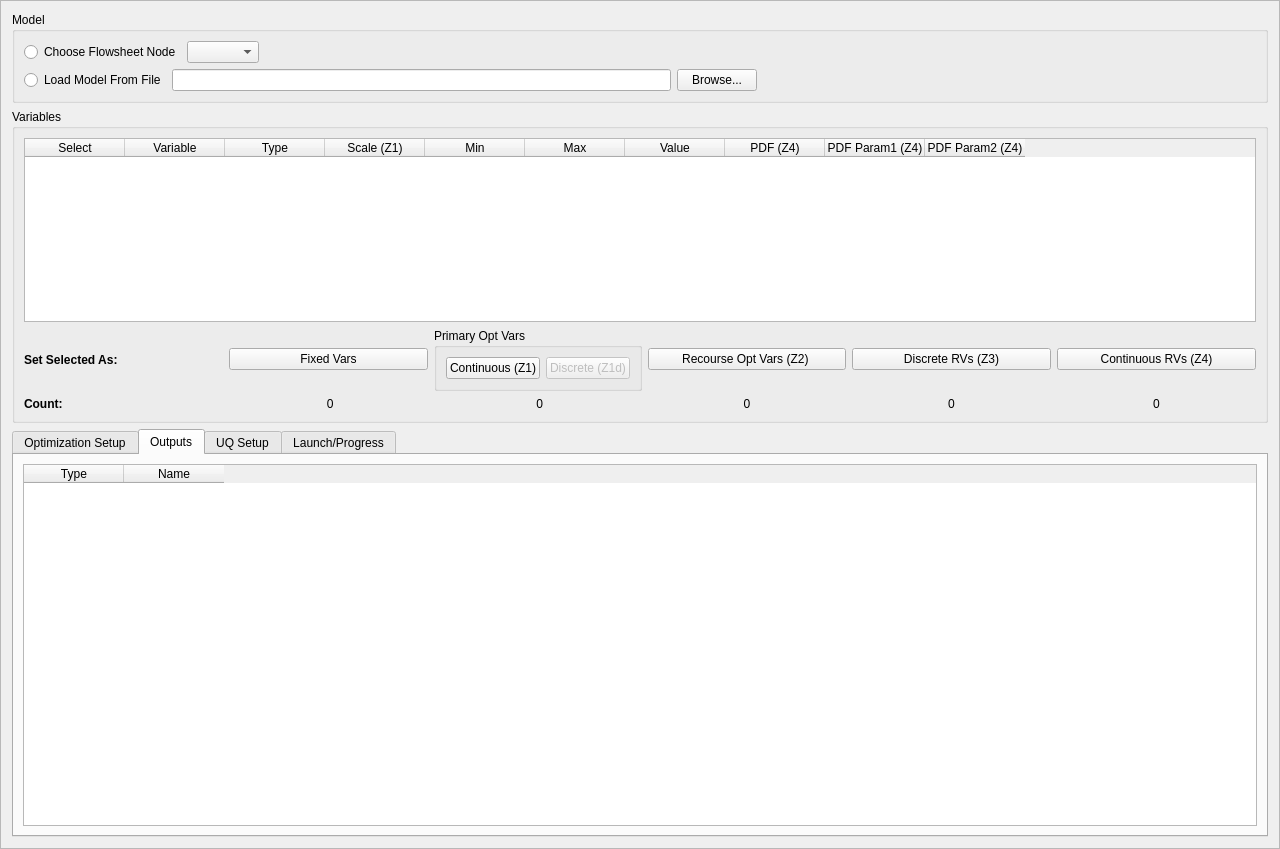
<?xml version="1.0" encoding="UTF-8"?>
<ui version="4.0">
 <class>ouuSetupFrame</class>
 <widget class="QFrame" name="ouuSetupFrame">
  <property name="geometry">
   <rect>
    <x>0</x>
    <y>0</y>
    <width>1280</width>
    <height>849</height>
   </rect>
  </property>
  <property name="windowTitle">
   <string>Frame</string>
  </property>
  <property name="frameShape">
   <enum>QFrame::StyledPanel</enum>
  </property>
  <property name="frameShadow">
   <enum>QFrame::Raised</enum>
  </property>
  <layout class="QGridLayout" name="gridLayout_13">
   <item row="0" column="0">
    <widget class="QGroupBox" name="groupBox_6">
     <property name="title">
      <string>Model</string>
     </property>
     <layout class="QGridLayout" name="gridLayout_12">
      <item row="0" column="0">
       <layout class="QHBoxLayout" name="horizontalLayout_12">
        <item>
         <widget class="QRadioButton" name="node_radio">
          <property name="toolTip">
           <string>Choose this option if your simulation model
is a node in the flowsheet.</string>
          </property>
          <property name="text">
           <string>Choose Flowsheet Node</string>
          </property>
         </widget>
        </item>
        <item>
         <widget class="QComboBox" name="node_combo"/>
        </item>
        <item>
         <spacer name="horizontalSpacer_8">
          <property name="orientation">
           <enum>Qt::Horizontal</enum>
          </property>
          <property name="sizeHint" stdset="0">
           <size>
            <width>40</width>
            <height>20</height>
           </size>
          </property>
         </spacer>
        </item>
       </layout>
      </item>
      <item row="1" column="0">
       <layout class="QHBoxLayout" name="horizontalLayout_13">
        <item>
         <widget class="QRadioButton" name="modelFile_radio">
          <property name="toolTip">
           <string>Choose this option if you have a PSUADE file
and the model is specified as a “driver” within.</string>
          </property>
          <property name="text">
           <string>Load Model From File</string>
          </property>
         </widget>
        </item>
        <item>
         <widget class="QLineEdit" name="modelFile_edit">
          <property name="readOnly">
           <bool>true</bool>
          </property>
         </widget>
        </item>
        <item>
         <widget class="QPushButton" name="modelFileBrowse_button">
          <property name="text">
           <string>Browse...</string>
          </property>
         </widget>
        </item>
        <item>
         <spacer name="horizontalSpacer_9">
          <property name="orientation">
           <enum>Qt::Horizontal</enum>
          </property>
          <property name="sizeHint" stdset="0">
           <size>
            <width>40</width>
            <height>20</height>
           </size>
          </property>
         </spacer>
        </item>
       </layout>
      </item>
     </layout>
    </widget>
   </item>
   <item row="1" column="0">
    <widget class="QGroupBox" name="groupBox_5">
     <property name="title">
      <string>Variables</string>
     </property>
     <layout class="QGridLayout" name="gridLayout_9">
      <item row="0" column="0">
       <widget class="OUUInputsTable" name="input_table">
        <property name="minimumSize">
         <size>
          <width>0</width>
          <height>150</height>
         </size>
        </property>
        <property name="toolTip">
         <string>Designate input type:
Fixed for deterministic inputs
Z1 for primary optimization inputs
Z2 for recourse optimization inputs
Z3 for discrete UQ inputs (characterized by scenarios)
Z4 for continuous UQ inputs (characterized by PDFs)</string>
        </property>
        <column>
         <property name="text">
          <string>Select</string>
         </property>
        </column>
        <column>
         <property name="text">
          <string>Variable</string>
         </property>
        </column>
        <column>
         <property name="text">
          <string>Type</string>
         </property>
        </column>
        <column>
         <property name="text">
          <string>Scale (Z1)</string>
         </property>
        </column>
        <column>
         <property name="text">
          <string>Min</string>
         </property>
        </column>
        <column>
         <property name="text">
          <string>Max</string>
         </property>
        </column>
        <column>
         <property name="text">
          <string>Value</string>
         </property>
        </column>
        <column>
         <property name="text">
          <string>PDF (Z4)</string>
         </property>
        </column>
        <column>
         <property name="text">
          <string>PDF Param1 (Z4)</string>
         </property>
        </column>
        <column>
         <property name="text">
          <string>PDF Param2 (Z4)</string>
         </property>
        </column>
       </widget>
      </item>
      <item row="1" column="0">
       <layout class="QGridLayout" name="gridLayout_7">
        <item row="0" column="0">
         <widget class="QLabel" name="label">
          <property name="font">
           <font>
            <weight>75</weight>
            <bold>true</bold>
           </font>
          </property>
          <property name="text">
           <string>Set Selected As:</string>
          </property>
         </widget>
        </item>
        <item row="0" column="1">
         <widget class="QPushButton" name="setFixed_button">
          <property name="text">
           <string>Fixed Vars</string>
          </property>
         </widget>
        </item>
        <item row="0" column="2">
         <layout class="QHBoxLayout" name="horizontalLayout_8">
          <item>
           <widget class="QGroupBox" name="groupBox">
            <property name="title">
             <string>Primary Opt Vars</string>
            </property>
            <layout class="QGridLayout" name="gridLayout_11">
             <item row="0" column="0">
              <widget class="QPushButton" name="setX1_button">
               <property name="text">
                <string>Continuous (Z1)</string>
               </property>
              </widget>
             </item>
             <item row="0" column="1">
              <widget class="QPushButton" name="setX1d_button">
               <property name="enabled">
                <bool>false</bool>
               </property>
               <property name="text">
                <string>Discrete (Z1d)</string>
               </property>
              </widget>
             </item>
            </layout>
           </widget>
          </item>
         </layout>
        </item>
        <item row="0" column="3">
         <widget class="QPushButton" name="setX2_button">
          <property name="text">
           <string>Recourse Opt Vars (Z2) </string>
          </property>
         </widget>
        </item>
        <item row="0" column="4">
         <widget class="QPushButton" name="setX3_button">
          <property name="text">
           <string>Discrete RVs (Z3)</string>
          </property>
         </widget>
        </item>
        <item row="0" column="5">
         <widget class="QPushButton" name="setX4_button">
          <property name="text">
           <string>Continuous RVs (Z4)</string>
          </property>
         </widget>
        </item>
        <item row="1" column="0">
         <widget class="QLabel" name="label_2">
          <property name="font">
           <font>
            <weight>75</weight>
            <bold>true</bold>
           </font>
          </property>
          <property name="text">
           <string>Count:</string>
          </property>
         </widget>
        </item>
        <item row="1" column="1">
         <widget class="QLabel" name="fixedCount_static">
          <property name="text">
           <string> 0</string>
          </property>
          <property name="alignment">
           <set>Qt::AlignCenter</set>
          </property>
         </widget>
        </item>
        <item row="1" column="2">
         <widget class="QLabel" name="x1Count_static">
          <property name="text">
           <string> 0</string>
          </property>
          <property name="alignment">
           <set>Qt::AlignCenter</set>
          </property>
         </widget>
        </item>
        <item row="1" column="3">
         <widget class="QLabel" name="x2Count_static">
          <property name="text">
           <string>0</string>
          </property>
          <property name="alignment">
           <set>Qt::AlignCenter</set>
          </property>
         </widget>
        </item>
        <item row="1" column="4">
         <widget class="QLabel" name="x3Count_static">
          <property name="text">
           <string>0</string>
          </property>
          <property name="alignment">
           <set>Qt::AlignCenter</set>
          </property>
         </widget>
        </item>
        <item row="1" column="5">
         <widget class="QLabel" name="x4Count_static">
          <property name="text">
           <string>0</string>
          </property>
          <property name="alignment">
           <set>Qt::AlignCenter</set>
          </property>
         </widget>
        </item>
       </layout>
      </item>
     </layout>
     <zorder>input_table</zorder>
     <zorder></zorder>
    </widget>
   </item>
   <item row="2" column="0">
    <widget class="QTabWidget" name="tabs">
     <property name="currentIndex">
      <number>1</number>
     </property>
     <widget class="QWidget" name="tab_3">
      <attribute name="title">
       <string>Optimization Setup</string>
      </attribute>
      <layout class="QGridLayout" name="gridLayout_2">
       <item row="1" column="0">
        <widget class="QGroupBox" name="groupBox_2">
         <property name="title">
          <string>Optimization Solver</string>
         </property>
         <layout class="QGridLayout" name="gridLayout_3">
          <item row="0" column="1">
           <layout class="QHBoxLayout" name="horizontalLayout_7">
            <item>
             <widget class="QLabel" name="secondarySolver_label">
              <property name="text">
               <string>Inner Solver</string>
              </property>
             </widget>
            </item>
            <item>
             <widget class="QComboBox" name="secondarySolver_combo">
              <property name="toolTip">
               <string>The inner solver computes the optimal values
for the recourse optimization inputs (Z2).
The model can be used as a simulator or an optimizer.
As a simulator, BOBYQA will be used for optimization.
As an optimizer, the model itself will compute the optimal values.</string>
              </property>
              <item>
               <property name="text">
                <string>Use model as optimizer: min_Z2 G(Z1,Z2,Z3,Z4)</string>
               </property>
              </item>
              <item>
               <property name="text">
                <string>Use model as simulator: G(Z1,Z2,Z3,Z4)</string>
               </property>
              </item>
             </widget>
            </item>
           </layout>
          </item>
          <item row="0" column="0">
           <layout class="QHBoxLayout" name="horizontalLayout_6">
            <item>
             <widget class="QLabel" name="primarySolver_label">
              <property name="text">
               <string>Outer Solver</string>
              </property>
             </widget>
            </item>
            <item>
             <widget class="QComboBox" name="primarySolver_combo">
              <property name="toolTip">
               <string>The outer solver computes the optimal values
for the primary optimization inputs (Z1).</string>
              </property>
              <item>
               <property name="text">
                <string>BOBYQA</string>
               </property>
              </item>
              <item>
               <property name="text">
                <string>NEWUOA</string>
               </property>
              </item>
             </widget>
            </item>
           </layout>
          </item>
          <item row="0" column="2">
           <spacer name="horizontalSpacer">
            <property name="orientation">
             <enum>Qt::Horizontal</enum>
            </property>
            <property name="sizeHint" stdset="0">
             <size>
              <width>40</width>
              <height>20</height>
             </size>
            </property>
           </spacer>
          </item>
         </layout>
        </widget>
       </item>
       <item row="2" column="0">
        <spacer name="verticalSpacer_5">
         <property name="orientation">
          <enum>Qt::Vertical</enum>
         </property>
         <property name="sizeHint" stdset="0">
          <size>
           <width>20</width>
           <height>40</height>
          </size>
         </property>
        </spacer>
       </item>
       <item row="0" column="0">
        <widget class="QGroupBox" name="groupBox_4">
         <property name="title">
          <string>Objective Function for Optimization Under Uncertainty (OUU)</string>
         </property>
         <layout class="QGridLayout" name="gridLayout">
          <item row="0" column="0">
           <widget class="QLabel" name="G_label">
            <property name="font">
             <font>
              <pointsize>10</pointsize>
              <weight>75</weight>
              <bold>true</bold>
             </font>
            </property>
            <property name="text">
             <string>G(Z1,Z2,Z3,Z4) is the simulation driver in the model.</string>
            </property>
           </widget>
          </item>
          <item row="0" column="1" colspan="3">
           <layout class="QHBoxLayout" name="horizontalLayout_3">
            <item>
             <widget class="QLabel" name="output_label">
              <property name="text">
               <string>Output for OUU</string>
              </property>
              <property name="alignment">
               <set>Qt::AlignRight|Qt::AlignTrailing|Qt::AlignVCenter</set>
              </property>
             </widget>
            </item>
            <item>
             <widget class="QComboBox" name="output_combo">
              <property name="minimumSize">
               <size>
                <width>125</width>
                <height>0</height>
               </size>
              </property>
             </widget>
            </item>
           </layout>
          </item>
          <item row="0" column="4" colspan="3">
           <spacer name="horizontalSpacer_7">
            <property name="orientation">
             <enum>Qt::Horizontal</enum>
            </property>
            <property name="sizeHint" stdset="0">
             <size>
              <width>319</width>
              <height>20</height>
             </size>
            </property>
           </spacer>
          </item>
          <item row="1" column="0">
           <widget class="QRadioButton" name="mean_radio">
            <property name="toolTip">
             <string>In the presence of UQ inputs, the objective function G
needs to be modified to take uncertainty into account.
Choose the one that fits your analysis.</string>
            </property>
            <property name="text">
             <string>Mean of G(Z1,Z2,Z3,Z4) with respect to Z3 and Z4</string>
            </property>
           </widget>
          </item>
          <item row="2" column="0">
           <widget class="QRadioButton" name="meanWithBeta_radio">
            <property name="toolTip">
             <string>In the presence of UQ inputs, the objective function G
needs to be modified to take uncertainty into account.
Choose the one that fits your analysis.</string>
            </property>
            <property name="text">
             <string>Mean of G(Z1,Z2,Z3,Z4) + beta*std(G(Z1,Z2,Z3,Z4))</string>
            </property>
           </widget>
          </item>
          <item row="2" column="2">
           <widget class="QLabel" name="alpha_static">
            <property name="text">
             <string>beta</string>
            </property>
            <property name="alignment">
             <set>Qt::AlignRight|Qt::AlignTrailing|Qt::AlignVCenter</set>
            </property>
           </widget>
          </item>
          <item row="2" column="3" colspan="2">
           <widget class="QDoubleSpinBox" name="betaDoubleSpin">
            <property name="decimals">
             <number>4</number>
            </property>
            <property name="minimum">
             <double>-1000.000000000000000</double>
            </property>
            <property name="maximum">
             <double>1000.000000000000000</double>
            </property>
            <property name="singleStep">
             <double>0.100000000000000</double>
            </property>
           </widget>
          </item>
          <item row="2" column="6">
           <spacer name="horizontalSpacer_4">
            <property name="orientation">
             <enum>Qt::Horizontal</enum>
            </property>
            <property name="sizeHint" stdset="0">
             <size>
              <width>312</width>
              <height>20</height>
             </size>
            </property>
           </spacer>
          </item>
          <item row="3" column="0" colspan="2">
           <widget class="QRadioButton" name="alpha_radio">
            <property name="toolTip">
             <string>In the presence of UQ inputs, the objective function G
needs to be modified to take uncertainty into account.
Choose the one that fits your analysis.</string>
            </property>
            <property name="text">
             <string>G(Z1,Z2,Z3*,Z4*) s.t. P(G(Z1,Z2,Z3,Z4) &gt; G(Z1,Z2,Z3*,Z4*)) = 1 - alpha</string>
            </property>
           </widget>
          </item>
          <item row="3" column="2">
           <widget class="QLabel" name="epsilon_static">
            <property name="text">
             <string>alpha</string>
            </property>
            <property name="alignment">
             <set>Qt::AlignRight|Qt::AlignTrailing|Qt::AlignVCenter</set>
            </property>
           </widget>
          </item>
          <item row="3" column="3" colspan="2">
           <widget class="QDoubleSpinBox" name="alphaDoubleSpin">
            <property name="decimals">
             <number>4</number>
            </property>
            <property name="minimum">
             <double>0.500000000000000</double>
            </property>
            <property name="maximum">
             <double>1.000000000000000</double>
            </property>
            <property name="singleStep">
             <double>0.010000000000000</double>
            </property>
           </widget>
          </item>
          <item row="3" column="6">
           <spacer name="horizontalSpacer_12">
            <property name="orientation">
             <enum>Qt::Horizontal</enum>
            </property>
            <property name="sizeHint" stdset="0">
             <size>
              <width>312</width>
              <height>20</height>
             </size>
            </property>
           </spacer>
          </item>
          <item row="3" column="5">
           <widget class="QLabel" name="label_3">
            <property name="text">
             <string>e.g. 90% probability P90: alpha = 0.9</string>
            </property>
           </widget>
          </item>
         </layout>
        </widget>
       </item>
      </layout>
     </widget>
     <widget class="QWidget" name="tab_4">
      <attribute name="title">
       <string>Outputs</string>
      </attribute>
      <layout class="QGridLayout" name="gridLayout_14">
       <item row="0" column="0">
        <widget class="QTableWidget" name="outputs_table">
         <column>
          <property name="text">
           <string>Type</string>
          </property>
         </column>
         <column>
          <property name="text">
           <string>Name</string>
          </property>
         </column>
        </widget>
       </item>
      </layout>
     </widget>
     <widget class="QWidget" name="uqTab">
      <attribute name="title">
       <string>UQ Setup</string>
      </attribute>
      <layout class="QGridLayout" name="gridLayout_8">
       <item row="0" column="0">
        <widget class="QGroupBox" name="z3_group">
         <property name="title">
          <string> Discrete Random Variables (Z3)</string>
         </property>
         <layout class="QGridLayout" name="gridLayout_6">
          <item row="0" column="0">
           <layout class="QHBoxLayout" name="horizontalLayout_4">
            <item>
             <widget class="QLabel" name="label_11">
              <property name="text">
               <string>Load existing sample for Z3</string>
              </property>
             </widget>
            </item>
            <item>
             <widget class="QPushButton" name="x3FileBrowse_button">
              <property name="text">
               <string>Browse...</string>
              </property>
             </widget>
            </item>
            <item>
             <spacer name="horizontalSpacer_3">
              <property name="orientation">
               <enum>Qt::Horizontal</enum>
              </property>
              <property name="sizeHint" stdset="0">
               <size>
                <width>40</width>
                <height>20</height>
               </size>
              </property>
             </spacer>
            </item>
           </layout>
          </item>
          <item row="0" column="1" rowspan="2">
           <widget class="QTableWidget" name="z3_table">
            <property name="minimumSize">
             <size>
              <width>0</width>
              <height>100</height>
             </size>
            </property>
           </widget>
          </item>
          <item row="1" column="0">
           <layout class="QHBoxLayout" name="horizontalLayout_5">
            <item>
             <widget class="QCheckBox" name="compressSamples_chk">
              <property name="text">
               <string>Compress number of samples</string>
              </property>
             </widget>
            </item>
            <item>
             <widget class="QPushButton" name="calcScenarios_button">
              <property name="text">
               <string>Calculate candidate sample sizes</string>
              </property>
             </widget>
            </item>
            <item>
             <widget class="QLabel" name="scenarioSelect_static">
              <property name="text">
               <string>Select number of samples:</string>
              </property>
             </widget>
            </item>
            <item>
             <widget class="QComboBox" name="scenarioSelect_combo"/>
            </item>
           </layout>
          </item>
         </layout>
        </widget>
       </item>
       <item row="2" column="0">
        <spacer name="verticalSpacer_4">
         <property name="orientation">
          <enum>Qt::Vertical</enum>
         </property>
         <property name="sizeHint" stdset="0">
          <size>
           <width>20</width>
           <height>40</height>
          </size>
         </property>
        </spacer>
       </item>
       <item row="1" column="0">
        <widget class="QGroupBox" name="z4_group">
         <property name="minimumSize">
          <size>
           <width>0</width>
           <height>0</height>
          </size>
         </property>
         <property name="maximumSize">
          <size>
           <width>16777215</width>
           <height>180</height>
          </size>
         </property>
         <property name="title">
          <string>Continuous Random Variables (Z4)</string>
         </property>
         <layout class="QGridLayout" name="gridLayout_5">
          <item row="0" column="0">
           <layout class="QVBoxLayout" name="verticalLayout">
            <item>
             <widget class="QRadioButton" name="z4NewSample_radio">
              <property name="toolTip">
               <string>If your model has continuous UQ inputs, you can
(1) generate a new ensemble, or 
(2) load an existing ensemble.</string>
              </property>
              <property name="text">
               <string>Generate new sample for Z4</string>
              </property>
             </widget>
            </item>
            <item>
             <spacer name="verticalSpacer">
              <property name="orientation">
               <enum>Qt::Vertical</enum>
              </property>
              <property name="sizeHint" stdset="0">
               <size>
                <width>20</width>
                <height>28</height>
               </size>
              </property>
             </spacer>
            </item>
           </layout>
          </item>
          <item row="0" column="1">
           <layout class="QGridLayout" name="gridLayout_4">
            <item row="0" column="0">
             <widget class="QLabel" name="x4SampleScheme_label">
              <property name="text">
               <string>Sample Scheme</string>
              </property>
             </widget>
            </item>
            <item row="0" column="1">
             <widget class="QComboBox" name="x4SampleScheme_combo">
              <item>
               <property name="text">
                <string>LHS</string>
               </property>
              </item>
              <item>
               <property name="text">
                <string>Factorial</string>
               </property>
              </item>
             </widget>
            </item>
            <item row="1" column="0">
             <widget class="QLabel" name="x4SampleSize_label">
              <property name="text">
               <string>Sample Size</string>
              </property>
             </widget>
            </item>
            <item row="1" column="1">
             <widget class="QSpinBox" name="x4SampleSize_spin">
              <property name="maximum">
               <number>1000</number>
              </property>
             </widget>
            </item>
           </layout>
          </item>
          <item row="0" column="3" rowspan="3">
           <widget class="QTableWidget" name="z4_table">
            <property name="minimumSize">
             <size>
              <width>400</width>
              <height>0</height>
             </size>
            </property>
            <property name="maximumSize">
             <size>
              <width>16777215</width>
              <height>500</height>
             </size>
            </property>
           </widget>
          </item>
          <item row="1" column="0" colspan="3">
           <layout class="QHBoxLayout" name="horizontalLayout">
            <item>
             <widget class="QRadioButton" name="z4LoadSample_radio">
              <property name="toolTip">
               <string>If your model has continuous UQ inputs, you can
(1) generate a new ensemble, or 
(2) load an existing ensemble.</string>
              </property>
              <property name="text">
               <string>Load existing sample for Z4</string>
              </property>
             </widget>
            </item>
            <item>
             <widget class="QPushButton" name="x4FileBrowse_button">
              <property name="text">
               <string>Browse...</string>
              </property>
             </widget>
            </item>
           </layout>
          </item>
          <item row="2" column="0">
           <widget class="QCheckBox" name="x4RSMethod_check">
            <property name="toolTip">
             <string>If your Z4 ensemble is small and/or the input-to-output
mapping can be approximated by a smooth function, 
you can choose to use some or all of the points in your
ensemble to train a response surface. The trained
response surface will be used to evaluate the OUU
objective function more accurately.</string>
            </property>
            <property name="text">
             <string>Use Response Surface</string>
            </property>
           </widget>
          </item>
          <item row="2" column="1" colspan="2">
           <layout class="QHBoxLayout" name="horizontalLayout_2">
            <item>
             <widget class="QLabel" name="z4SubsetSize_label">
              <property name="text">
               <string>Response Surface Sample Size</string>
              </property>
             </widget>
            </item>
            <item>
             <widget class="QSpinBox" name="z4SubsetSize_spin">
              <property name="maximum">
               <number>10000000</number>
              </property>
             </widget>
            </item>
           </layout>
          </item>
         </layout>
        </widget>
       </item>
      </layout>
     </widget>
     <widget class="QWidget" name="tab_2">
      <attribute name="title">
       <string>Launch/Progress</string>
      </attribute>
      <layout class="QGridLayout" name="gridLayout_10">
       <item row="0" column="0">
        <spacer name="horizontalSpacer_5">
         <property name="orientation">
          <enum>Qt::Horizontal</enum>
         </property>
         <property name="sizeHint" stdset="0">
          <size>
           <width>406</width>
           <height>20</height>
          </size>
         </property>
        </spacer>
       </item>
       <item row="0" column="1">
        <widget class="QPushButton" name="run_button">
         <property name="toolTip">
          <string>Click to start OUU.
Progress will be shown below. </string>
         </property>
         <property name="text">
          <string>Run OUU</string>
         </property>
        </widget>
       </item>
       <item row="0" column="2">
        <spacer name="horizontalSpacer_6">
         <property name="orientation">
          <enum>Qt::Horizontal</enum>
         </property>
         <property name="sizeHint" stdset="0">
          <size>
           <width>405</width>
           <height>20</height>
          </size>
         </property>
        </spacer>
       </item>
       <item row="1" column="0" colspan="2">
        <widget class="QGroupBox" name="summary_group">
         <property name="title">
          <string>Best So Far</string>
         </property>
         <layout class="QGridLayout" name="gridLayout_17">
          <item row="0" column="0">
           <widget class="QTableWidget" name="bestValue_table">
            <attribute name="horizontalHeaderVisible">
             <bool>false</bool>
            </attribute>
            <row>
             <property name="text">
              <string>Iteration</string>
             </property>
            </row>
            <row>
             <property name="text">
              <string>Objective</string>
             </property>
            </row>
           </widget>
          </item>
         </layout>
        </widget>
       </item>
       <item row="1" column="2">
        <widget class="QGroupBox" name="progress_group">
         <property name="title">
          <string>Progress</string>
         </property>
         <layout class="QGridLayout" name="gridLayout_15">
          <item row="0" column="0">
           <widget class="QScrollArea" name="progressScrollArea">
            <property name="widgetResizable">
             <bool>true</bool>
            </property>
            <widget class="QWidget" name="scrollAreaWidgetContents_2">
             <property name="geometry">
              <rect>
               <x>0</x>
               <y>0</y>
               <width>98</width>
               <height>28</height>
              </rect>
             </property>
             <layout class="QGridLayout" name="gridLayout_16"/>
            </widget>
           </widget>
          </item>
         </layout>
        </widget>
       </item>
      </layout>
     </widget>
    </widget>
   </item>
  </layout>
 </widget>
 <customwidgets>
  <customwidget>
   <class>OUUInputsTable</class>
   <extends>QTableWidget</extends>
   <header>foqus_lib/gui/ouu/OUUInputsTable</header>
  </customwidget>
 </customwidgets>
 <resources/>
 <connections/>
</ui>
